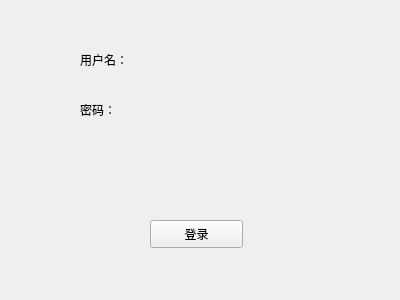
<?xml version="1.0" encoding="UTF-8"?>
<ui version="4.0">
 <class>Login</class>
 <widget class="QWidget" name="Login">
  <property name="geometry">
   <rect>
    <x>0</x>
    <y>0</y>
    <width>400</width>
    <height>300</height>
   </rect>
  </property>
  <property name="windowTitle">
   <string>Form</string>
  </property>
  <widget class="QPushButton" name="login_button2">
   <property name="geometry">
    <rect>
     <x>150</x>
     <y>220</y>
     <width>93</width>
     <height>28</height>
    </rect>
   </property>
   <property name="text">
    <string>登录</string>
   </property>
  </widget>
  <widget class="QLabel" name="label">
   <property name="geometry">
    <rect>
     <x>80</x>
     <y>50</y>
     <width>69</width>
     <height>19</height>
    </rect>
   </property>
   <property name="text">
    <string>用户名：</string>
   </property>
  </widget>
  <widget class="QLabel" name="label_2">
   <property name="geometry">
    <rect>
     <x>80</x>
     <y>100</y>
     <width>69</width>
     <height>19</height>
    </rect>
   </property>
   <property name="text">
    <string>密码：</string>
   </property>
  </widget>
 </widget>
 <resources/>
 <connections/>
</ui>
